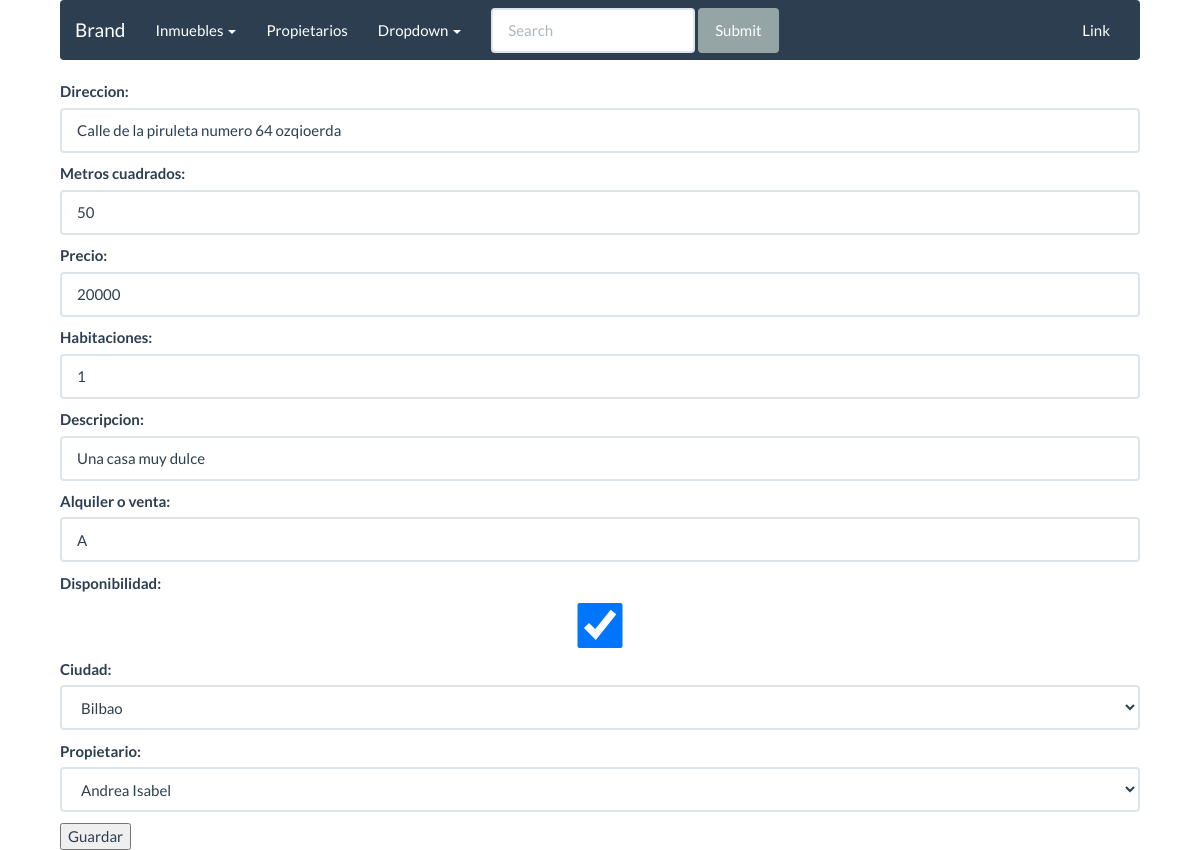
The app's page /inmuebles/editar/5/ with its own data.
### apps/inmuebles/models.py (models this page shows, shortened)
class Inmueble(models.Model):
	direccion = models.CharField(max_length=150)
	metros = models.IntegerField()
	precio = models.IntegerField()
	habitaciones = models.IntegerField()
	descripccion = models.CharField(max_length=300)
	opcion = models.CharField(max_length=2)
	disponibilidad = models.BooleanField()
	ciudad = models.ForeignKey(Ciudad, null=True, blank=True, on_delete=models.CASCADE)
	propietario = models.ForeignKey(Propietario, null=True, blank=True, on_delete=models.CASCADE)
	alqui = models.ManyToManyField(Cliente, through='alquiler', blank=True)
	comprar = models.ManyToManyField(Cliente, blank=True, related_name='comprar')

### apps/inmuebles/views.py (the view)
# urls.py: url(r'^editar/(?P<pk>\d+)/$', inmueble_edit.as_view(), name='inmueble_editar'),
class inmueble_edit(UpdateView):
	model = Inmueble
	form_class = InmuebleForm
	template_name = 'inmuebles/inmuebles_form.html'
	success_url = reverse_lazy("inmuebles")

### apps/ciudades/models.py (called while the page is built)
	def __str__(self):
		return '{}'.format(self.nombre)

### apps/propietarios/models.py (called while the page is built)
	def __str__(self):
		return '{}'.format(self.nombre)

### templates/inmuebles/inmuebles_form.html (shortened to what this page needs)
{% extends 'base/base.html' %}
{% block content %}
	<form method="post">
		{{ form.as_p }}
		<button type="submit">Guardar</button>
	</form>
{% endblock %}

### templates/base/base.html (style rules this page uses)
body { width: 90%;margin:auto; }

### records on screen
Inmueble: direccion "Calle de la piruleta numero 64 ozqioerda", metros "50", precio "20000", habitaciones "1", descripccion "Una casa muy dulce", opcion "A", disponibilidad "☑", ciudad "Bilbao", propietario "Andrea Isabel"
